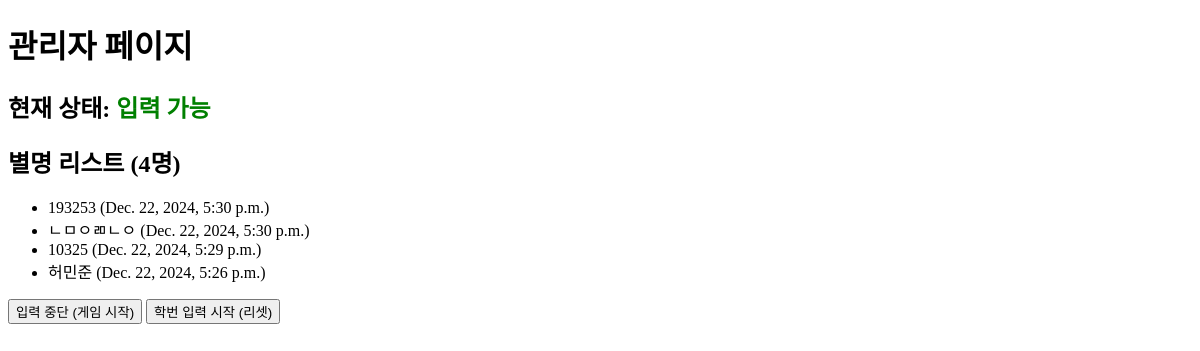
The page /system/control/ on the database as committed earlier.
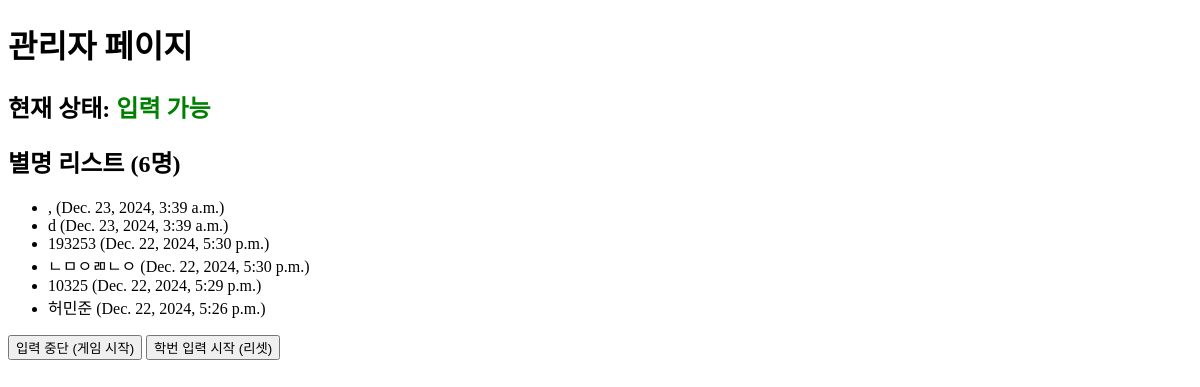
The same page on the database as committed later.
### gameapp/models.py (models this page shows, shortened)
class Nickname(models.Model):
    name = models.CharField(max_length=50)
    created_at = models.DateTimeField(auto_now_add=True)

### gameapp/views.py (the view)
# urls.py: path('system/control/', views.admin_control, name='admin_control'),
def admin_control(request):
    all_nicknames = Nickname.objects.all().order_by('-created_at')
    game_state = GameState.objects.get(id=1)
    context = {
        'nicknames': all_nicknames,
        'game_state': game_state,
    }
    return render(request, 'admin_control.html', context)

### gameapp/templates/admin_control.html (shortened to what this page needs)
<!DOCTYPE html>
<html>
<head>
</head>
<body>
    <h1>관리자 페이지</h1>
    <h2>현재 상태:
        {% if game_state.is_open %}
            <span style="color:green;">입력 가능</span>
        {% else %}
            <span style="color:red;">입력 중단</span>
        {% endif %}
    </h2>
    <h2>별명 리스트 ({{ nicknames.count }}명)</h2>
    <ul>
        {% for nickname in nicknames %}
        <li>{{ nickname.name }} ({{ nickname.created_at }})</li>
        {% empty %}
        <li>아직 아무도 입력하지 않았습니다.</li>
        {% endfor %}
    </ul>
    <form action="{% url 'stop_input' %}" method="POST" style="display:inline;">
        <button type="submit">입력 중단 (게임 시작)</button>
    </form>
    <form action="{% url 'start_input' %}" method="POST" style="display:inline;">
        <button type="submit">학번 입력 시작 (리셋)</button>
    </form>
</body>
</html>

Rows that differ between the two databases and show on the page:
added Nickname: name ",", created_at "Dec. 23, 2024, 3:39 a.m."
added Nickname: name "d", created_at "Dec. 23, 2024, 3:39 a.m."
Other text that changed with them:
{{ nicknames.count }}: "4" → "6"
